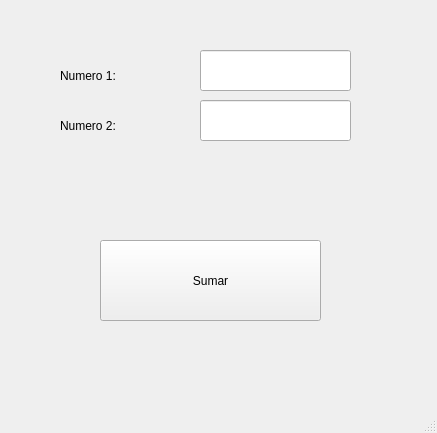
<?xml version="1.0" encoding="UTF-8"?>
<ui version="4.0">
 <class>MainWindow</class>
 <widget class="QMainWindow" name="MainWindow">
  <property name="geometry">
   <rect>
    <x>0</x>
    <y>0</y>
    <width>437</width>
    <height>433</height>
   </rect>
  </property>
  <property name="windowTitle">
   <string>MainWindow</string>
  </property>
  <widget class="QWidget" name="centralwidget">
   <widget class="QPushButton" name="btnSumar">
    <property name="geometry">
     <rect>
      <x>100</x>
      <y>240</y>
      <width>221</width>
      <height>81</height>
     </rect>
    </property>
    <property name="styleSheet">
     <string notr="true">font: 20pt &quot;MS Serif&quot;;</string>
    </property>
    <property name="text">
     <string>Sumar</string>
    </property>
   </widget>
   <widget class="QLabel" name="label">
    <property name="geometry">
     <rect>
      <x>60</x>
      <y>60</y>
      <width>121</width>
      <height>31</height>
     </rect>
    </property>
    <property name="styleSheet">
     <string notr="true">font: 20pt &quot;MS Serif&quot;;</string>
    </property>
    <property name="text">
     <string>Numero 1:</string>
    </property>
   </widget>
   <widget class="QLabel" name="label_2">
    <property name="geometry">
     <rect>
      <x>60</x>
      <y>110</y>
      <width>131</width>
      <height>31</height>
     </rect>
    </property>
    <property name="styleSheet">
     <string notr="true">font: 20pt &quot;MS Serif&quot;;</string>
    </property>
    <property name="text">
     <string>Numero 2:</string>
    </property>
   </widget>
   <widget class="QLineEdit" name="txtNum1">
    <property name="geometry">
     <rect>
      <x>200</x>
      <y>50</y>
      <width>151</width>
      <height>41</height>
     </rect>
    </property>
    <property name="styleSheet">
     <string notr="true">font: 20pt &quot;MS Serif&quot;;</string>
    </property>
    <property name="text">
     <string/>
    </property>
   </widget>
   <widget class="QLineEdit" name="txtNum2">
    <property name="geometry">
     <rect>
      <x>200</x>
      <y>100</y>
      <width>151</width>
      <height>41</height>
     </rect>
    </property>
    <property name="styleSheet">
     <string notr="true">font: 20pt &quot;MS Serif&quot;;</string>
    </property>
    <property name="text">
     <string/>
    </property>
   </widget>
  </widget>
  <widget class="QMenuBar" name="menubar">
   <property name="geometry">
    <rect>
     <x>0</x>
     <y>0</y>
     <width>437</width>
     <height>21</height>
    </rect>
   </property>
  </widget>
  <widget class="QStatusBar" name="statusbar"/>
 </widget>
 <resources/>
 <connections/>
</ui>
